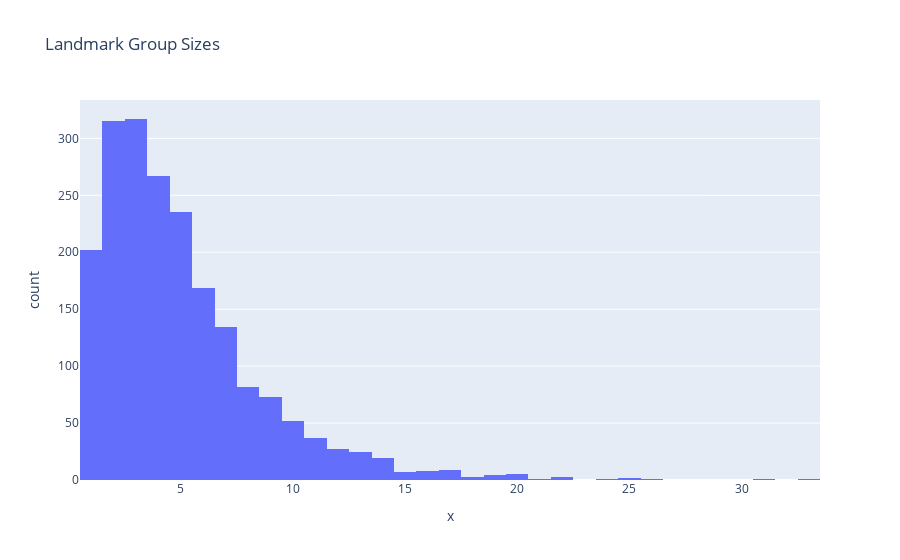

Here is the notebook cell this chart was saved with:
### Code cell
# sisesのヒストグラム
import plotly.express as px
fig = px.histogram(x=list(sizes.values()), nbins=50, title="Landmark Group Sizes")
fig.show()

### Figure 1 — Plotly figure (JSON) as saved in the notebook; plotly's stock layout.template omitted (floating-point values rounded to 4 significant figures; data arrays with more than 128 entries replaced by an {"elided": "..."} marker saying what was removed)
{"data": [{"bingroup": "x", "hovertemplate": "x=%{x}<br>count=%{y}<extra></extra>", "legendgroup": "", "marker": {"color": "#636efa", "pattern": {"shape": ""}}, "name": "", "nbinsx": 50, "orientation": "v", "showlegend": false, "type": "histogram", "x": {"elided": "2000 int values"}, "xaxis": "x", "yaxis": "y"}], "layout": {"barmode": "relative", "legend": {"tracegroupgap": 0}, "title": {"text": "Landmark Group Sizes"}, "xaxis": {"anchor": "y", "domain": [0, 1], "title": {"text": "x"}}, "yaxis": {"anchor": "x", "domain": [0, 1], "title": {"text": "count"}}}}
